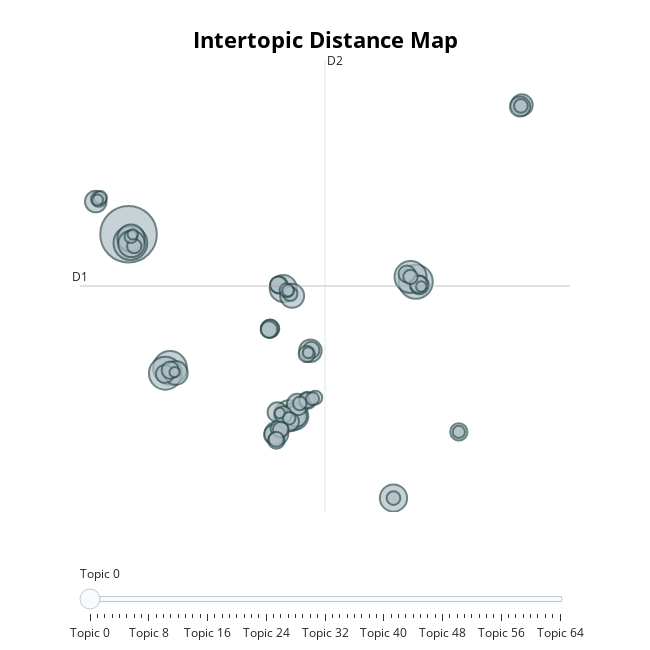

The notebook cell saved with this chart:
### Markdown cell above
### Tópicos

Técnica de modelado de tópicos con `transformers` y `TF-IDF`:

### Code cell
# remove urls, mentions, hashtags and numbers
p.set_options(p.OPT.URL, p.OPT.MENTION, p.OPT.NUMBER)
attacks["text_pre"] = attacks["text_pre"].apply(lambda x: p.clean(x))


# filter column
docs = attacks["text_pre"]

# calculate topics and probabilities
topic_model = BERTopic(
    language="multilingual", calculate_probabilities=True, verbose=True
)

# training
topics, probs = topic_model.fit_transform(docs)

# visualize topics
topic_model.visualize_topics()
